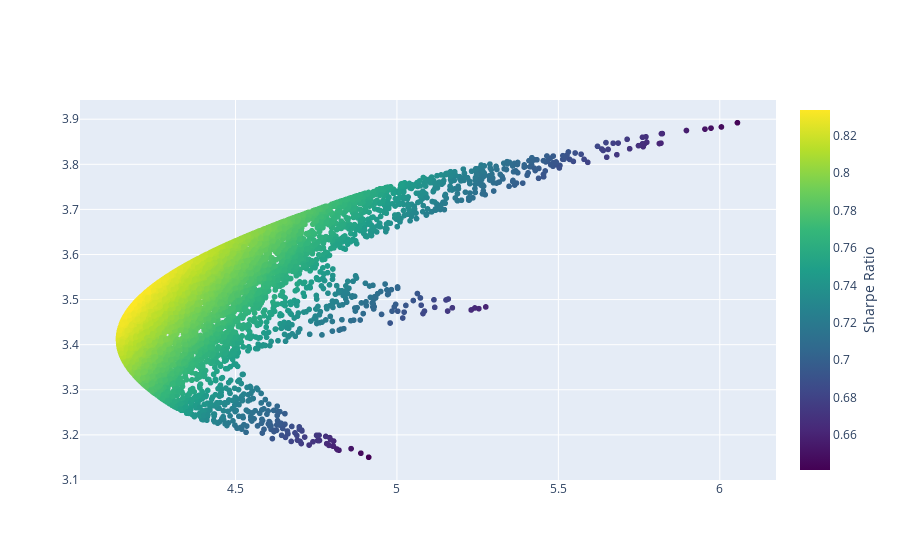

Notebook source saved alongside this figure:
### Code cell
mvgbm2 = rt.MVGBM(
    r=0.0, 
    T=0.25, 
    dt=1/252, 
    prices=prices
    )
mvgbm2.fit()
mvgbm2._s0=[100,100,100]
mvgbm2.simulate()
mvgbm2.plot_efficient_frontier(strike=100, portfolio_sims=10000)

### Figure 1 — Plotly figure (JSON) as saved in the notebook; plotly's stock layout.template omitted (floating-point values rounded to 4 significant figures; data arrays with more than 128 entries replaced by an {"elided": "..."} marker saying what was removed)
{"data": [{"marker": {"color": {"elided": "10000 float values"}, "colorbar": {"tickmode": "array", "title": {"side": "right", "text": "Sharpe Ratio"}}, "colorscale": [[0, "#440154"], [0.1111, "#482878"], [0.2222, "#3e4989"], [0.3333, "#31688e"], [0.4444, "#26828e"], [0.5556, "#1f9e89"], [0.6667, "#35b779"], [0.7778, "#6ece58"], [0.8889, "#b5de2b"], [1, "#fde725"]]}, "mode": "markers", "showlegend": false, "text": {"elided": "10000 str values"}, "type": "scattergl", "x": {"elided": "10000 float values"}, "y": {"elided": "10000 float values"}}], "layout": {}}
